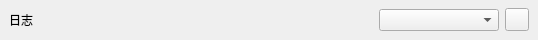
<?xml version="1.0" encoding="UTF-8"?>
<ui version="4.0">
 <class>LogTitleWidget</class>
 <widget class="QWidget" name="LogTitleWidget">
  <property name="geometry">
   <rect>
    <x>0</x>
    <y>0</y>
    <width>538</width>
    <height>40</height>
   </rect>
  </property>
  <property name="windowTitle">
   <string>Form</string>
  </property>
  <layout class="QHBoxLayout" name="horizontalLayout">
   <property name="leftMargin">
    <number>0</number>
   </property>
   <property name="topMargin">
    <number>0</number>
   </property>
   <property name="rightMargin">
    <number>0</number>
   </property>
   <property name="bottomMargin">
    <number>0</number>
   </property>
   <item>
    <widget class="QFrame" name="frame">
     <property name="frameShape">
      <enum>QFrame::NoFrame</enum>
     </property>
     <property name="frameShadow">
      <enum>QFrame::Raised</enum>
     </property>
     <layout class="QHBoxLayout" name="horizontalLayout_2">
      <property name="topMargin">
       <number>5</number>
      </property>
      <property name="bottomMargin">
       <number>5</number>
      </property>
      <item>
       <widget class="QLabel" name="label">
        <property name="text">
         <string>日志</string>
        </property>
       </widget>
      </item>
      <item>
       <spacer name="horizontalSpacer_2">
        <property name="orientation">
         <enum>Qt::Horizontal</enum>
        </property>
        <property name="sizeHint" stdset="0">
         <size>
          <width>40</width>
          <height>20</height>
         </size>
        </property>
       </spacer>
      </item>
      <item>
       <widget class="QComboBox" name="combobox_level">
        <property name="minimumSize">
         <size>
          <width>120</width>
          <height>0</height>
         </size>
        </property>
       </widget>
      </item>
      <item>
       <widget class="QToolButton" name="btn_clean">
        <property name="text">
         <string/>
        </property>
       </widget>
      </item>
     </layout>
    </widget>
   </item>
  </layout>
 </widget>
 <resources/>
 <connections/>
</ui>
